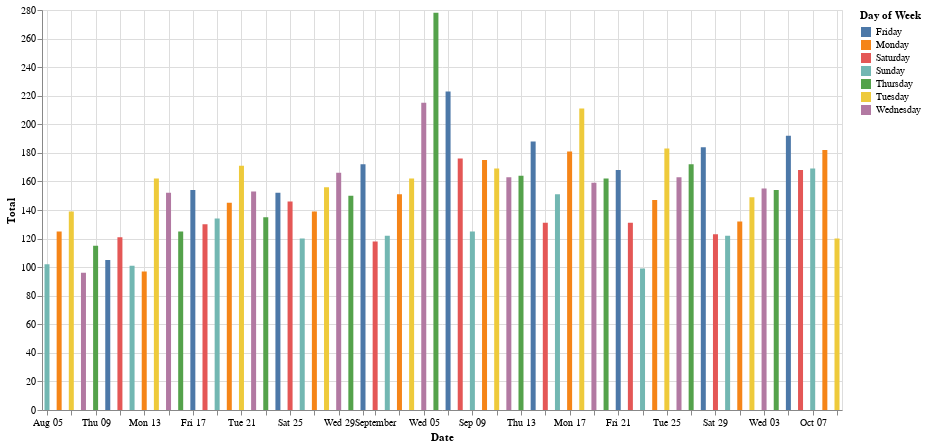

The code cell stored with this chart in its notebook:
### Markdown cell above
# Add Weekends & Weekdays

### Code cell
df_orders_by_day_plusWD = df_orders_by_day
df_orders_by_day_plusWD['Day of Week'] = df_orders_by_day_plusWD['Date'].dt.day_name()
df_orders_by_day_plusWD

alt.Chart(df_orders_by_day_plusWD).mark_bar().encode(
    x = 'Date',
    y = 'Total',
    color='Day of Week',
).interactive().properties(
    width=800,
    height=400
)

### Figure 1 — Vega-Lite specification as saved in the notebook (floating-point values rounded to 4 significant figures)
{"config": {"view": {"continuousWidth": 400, "continuousHeight": 300}}, "data": {"name": "data-2edb7705bf5cdc1c9e3712ec81f9e3ff"}, "mark": "bar", "encoding": {"color": {"type": "nominal", "field": "Day of Week"}, "x": {"type": "temporal", "field": "Date"}, "y": {"type": "quantitative", "field": "Total"}}, "height": 400, "selection": {"selector017": {"type": "interval", "bind": "scales", "encodings": ["x", "y"]}}, "width": 800, "$schema": "https://vega.github.io/schema/vega-lite/v4.8.1.json", "datasets": {"data-2edb7705bf5cdc1c9e3712ec81f9e3ff": [{"Date": "2018-08-05T00:00:00", "Total": 102, "Day of Week": "Sunday"}, {"Date": "2018-08-06T00:00:00", "Total": 125, "Day of Week": "Monday"}, {"Date": "2018-08-07T00:00:00", "Total": 139, "Day of Week": "Tuesday"}, {"Date": "2018-08-08T00:00:00", "Total": 96, "Day of Week": "Wednesday"}, {"Date": "2018-08-09T00:00:00", "Total": 115, "Day of Week": "Thursday"}, {"Date": "2018-08-10T00:00:00", "Total": 105, "Day of Week": "Friday"}, {"Date": "2018-08-11T00:00:00", "Total": 121, "Day of Week": "Saturday"}, {"Date": "2018-08-12T00:00:00", "Total": 101, "Day of Week": "Sunday"}, {"Date": "2018-08-13T00:00:00", "Total": 97, "Day of Week": "Monday"}, {"Date": "2018-08-14T00:00:00", "Total": 162, "Day of Week": "Tuesday"}, {"Date": "2018-08-15T00:00:00", "Total": 152, "Day of Week": "Wednesday"}, {"Date": "2018-08-16T00:00:00", "Total": 125, "Day of Week": "Thursday"}, {"Date": "2018-08-17T00:00:00", "Total": 154, "Day of Week": "Friday"}, {"Date": "2018-08-18T00:00:00", "Total": 130, "Day of Week": "Saturday"}, {"Date": "2018-08-19T00:00:00", "Total": 134, "Day of Week": "Sunday"}, {"Date": "2018-08-20T00:00:00", "Total": 145, "Day of Week": "Monday"}, {"Date": "2018-08-21T00:00:00", "Total": 171, "Day of Week": "Tuesday"}, {"Date": "2018-08-22T00:00:00", "Total": 153, "Day of Week": "Wednesday"}, {"Date": "2018-08-23T00:00:00", "Total": 135, "Day of Week": "Thursday"}, {"Date": "2018-08-24T00:00:00", "Total": 152, "Day of Week": "Friday"}, {"Date": "2018-08-25T00:00:00", "Total": 146, "Day of Week": "Saturday"}, {"Date": "2018-08-26T00:00:00", "Total": 120, "Day of Week": "Sunday"}, {"Date": "2018-08-27T00:00:00", "Total": 139, "Day of Week": "Monday"}, {"Date": "2018-08-28T00:00:00", "Total": 156, "Day of Week": "Tuesday"}, {"Date": "2018-08-29T00:00:00", "Total": 166, "Day of Week": "Wednesday"}, {"Date": "2018-08-30T00:00:00", "Total": 150, "Day of Week": "Thursday"}, {"Date": "2018-08-31T00:00:00", "Total": 172, "Day of Week": "Friday"}, {"Date": "2018-09-01T00:00:00", "Total": 118, "Day of Week": "Saturday"}, {"Date": "2018-09-02T00:00:00", "Total": 122, "Day of Week": "Sunday"}, {"Date": "2018-09-03T00:00:00", "Total": 151, "Day of Week": "Monday"}, {"Date": "2018-09-04T00:00:00", "Total": 162, "Day of Week": "Tuesday"}, {"Date": "2018-09-05T00:00:00", "Total": 215, "Day of Week": "Wednesday"}, {"Date": "2018-09-06T00:00:00", "Total": 278, "Day of Week": "Thursday"}, {"Date": "2018-09-07T00:00:00", "Total": 223, "Day of Week": "Friday"}, {"Date": "2018-09-08T00:00:00", "Total": 176, "Day of Week": "Saturday"}, {"Date": "2018-09-09T00:00:00", "Total": 125, "Day of Week": "Sunday"}, {"Date": "2018-09-10T00:00:00", "Total": 175, "Day of Week": "Monday"}, {"Date": "2018-09-11T00:00:00", "Total": 169, "Day of Week": "Tuesday"}, {"Date": "2018-09-12T00:00:00", "Total": 163, "Day of Week": "Wednesday"}, {"Date": "2018-09-13T00:00:00", "Total": 164, "Day of Week": "Thursday"}, {"Date": "2018-09-14T00:00:00", "Total": 188, "Day of Week": "Friday"}, {"Date": "2018-09-15T00:00:00", "Total": 131, "Day of Week": "Saturday"}, {"Date": "2018-09-16T00:00:00", "Total": 151, "Day of Week": "Sunday"}, {"Date": "2018-09-17T00:00:00", "Total": 181, "Day of Week": "Monday"}, {"Date": "2018-09-18T00:00:00", "Total": 211, "Day of Week": "Tuesday"}, {"Date": "2018-09-19T00:00:00", "Total": 159, "Day of Week": "Wednesday"}, {"Date": "2018-09-20T00:00:00", "Total": 162, "Day of Week": "Thursday"}, {"Date": "2018-09-21T00:00:00", "Total": 168, "Day of Week": "Friday"}, {"Date": "2018-09-22T00:00:00", "Total": 131, "Day of Week": "Saturday"}, {"Date": "2018-09-23T00:00:00", "Total": 99, "Day of Week": "Sunday"}, {"Date": "2018-09-24T00:00:00", "Total": 147, "Day of Week": "Monday"}, {"Date": "2018-09-25T00:00:00", "Total": 183, "Day of Week": "Tuesday"}, {"Date": "2018-09-26T00:00:00", "Total": 163, "Day of Week": "Wednesday"}, {"Date": "2018-09-27T00:00:00", "Total": 172, "Day of Week": "Thursday"}, {"Date": "2018-09-28T00:00:00", "Total": 184, "Day of Week": "Friday"}, {"Date": "2018-09-29T00:00:00", "Total": 123, "Day of Week": "Saturday"}, {"Date": "2018-09-30T00:00:00", "Total": 122, "Day of Week": "Sunday"}, {"Date": "2018-10-01T00:00:00", "Total": 132, "Day of Week": "Monday"}, {"Date": "2018-10-02T00:00:00", "Total": 149, "Day of Week": "Tuesday"}, {"Date": "2018-10-03T00:00:00", "Total": 155, "Day of Week": "Wednesday"}, {"Date": "2018-10-04T00:00:00", "Total": 154, "Day of Week": "Thursday"}, {"Date": "2018-10-05T00:00:00", "Total": 192, "Day of Week": "Friday"}, {"Date": "2018-10-06T00:00:00", "Total": 168, "Day of Week": "Saturday"}, {"Date": "2018-10-07T00:00:00", "Total": 169, "Day of Week": "Sunday"}, {"Date": "2018-10-08T00:00:00", "Total": 182, "Day of Week": "Monday"}, {"Date": "2018-10-09T00:00:00", "Total": 120, "Day of Week": "Tuesday"}]}}
